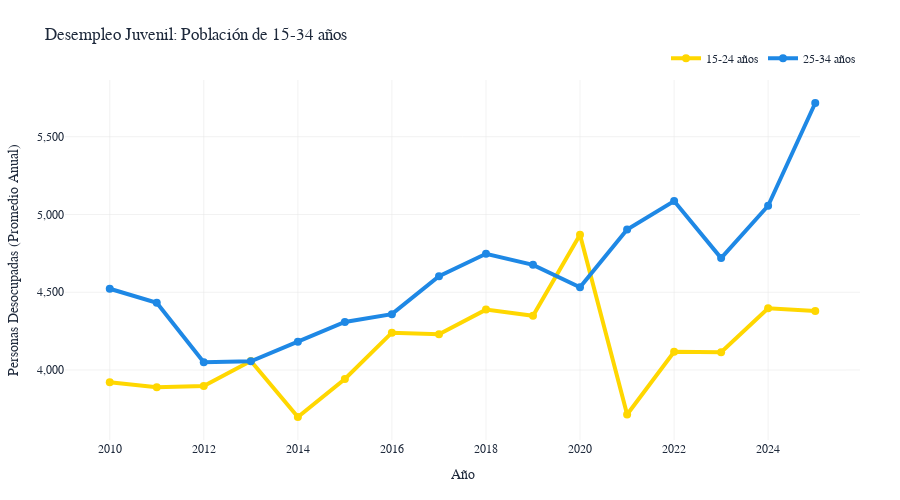

The code cell stored with this chart in its notebook:
### Markdown cell above
## 📊 Análisis por Tramo Etario

### Code cell
# === ANÁLISIS POR TRAMO ETARIO - SIMPLE Y CLARO ===
print("🔍 LIMPIANDO Y PREPARANDO DATOS...")

# Limpiar y preparar datos
df_edad = df[df["dimension"] == "tramo_edad"].copy()
df_edad["periodo"] = pd.to_datetime(df_edad["periodo"].astype(str).str[:10])

# Eliminar valores atípicos extremos (outliers)
Q1 = df_edad['valor'].quantile(0.25)
Q3 = df_edad['valor'].quantile(0.75)
IQR = Q3 - Q1
limite_inferior = Q1 - 1.5 * IQR
limite_superior = Q3 + 1.5 * IQR

# Filtrar datos anómalos
df_edad_limpio = df_edad[(df_edad['valor'] >= limite_inferior) & (df_edad['valor'] <= limite_superior)].copy()

# Etiquetas más simples
etiquetas_simples = {
    "Y15T24": "15-24 años",
    "Y25T34": "25-34 años", 
    "Y35T44": "35-44 años",
    "Y45T54": "45-54 años",
    "Y55T64": "55-64 años",
    "Y_GE65": "65+ años",
    "_T": "Total"
}

df_edad_limpio.loc[:, "grupo"] = df_edad_limpio["categoria"].map(etiquetas_simples)
df_final = df_edad_limpio[df_edad_limpio["grupo"] != "Total"]

print(f"✅ Datos limpios: {len(df_final)} registros")
print(f"📊 Rango de valores: {df_final['valor'].min():,.0f} - {df_final['valor'].max():,.0f}")

# GRÁFICO 1: SOLO LOS 2 GRUPOS MÁS JÓVENES
print("\n📈 GRÁFICO 1: POBLACIÓN JOVEN")

grupos_jovenes = ["15-24 años", "25-34 años"]
fig1 = go.Figure()

for i, grupo in enumerate(grupos_jovenes):
    data = df_final[df_final["grupo"] == grupo]
    
    # Promediar por año para suavizar la línea
    data_anual = data.groupby(data["periodo"].dt.year)["valor"].mean().reset_index()
    data_anual["periodo"] = pd.to_datetime(data_anual["periodo"], format='%Y')
    
    fig1.add_trace(go.Scatter(
        x=data_anual["periodo"],
        y=data_anual["valor"],
        mode='lines+markers',
        line=dict(color=economist_colors[i], width=4),
        marker=dict(size=8),
        name=grupo,
        hovertemplate=f'<b>{grupo}</b><br>Año: %{{x|%Y}}<br>Promedio: %{{y:,.0f}} personas<extra></extra>'
    ))

fig1 = apply_economist_style(fig1)
fig1.update_layout(
    title="Desempleo Juvenil: Población de 15-34 años",
    xaxis_title="Año",
    yaxis_title="Personas Desocupadas (Promedio Anual)",
    height=500,
    showlegend=True
)

fig1.update_yaxes(tickformat=',')
fig1.show()

### Figure 1 — Plotly figure (JSON) as saved in the notebook; plotly's stock layout.template omitted (floating-point values rounded to 4 significant figures)
{"data": [{"hovertemplate": "<b>15-24 años</b><br>Año: %{x|%Y}<br>Promedio: %{y:,.0f} personas<extra></extra>", "line": {"color": "#FFD700", "width": 4}, "marker": {"size": 8}, "mode": "lines+markers", "name": "15-24 años", "type": "scatter", "x": ["2010-01-01T00:00:00.000000000", "2011-01-01T00:00:00.000000000", "2012-01-01T00:00:00.000000000", "2013-01-01T00:00:00.000000000", "2014-01-01T00:00:00.000000000", "2015-01-01T00:00:00.000000000", "2016-01-01T00:00:00.000000000", "2017-01-01T00:00:00.000000000", "2018-01-01T00:00:00.000000000", "2019-01-01T00:00:00.000000000", "2020-01-01T00:00:00.000000000", "2021-01-01T00:00:00.000000000", "2022-01-01T00:00:00.000000000", "2023-01-01T00:00:00.000000000", "2024-01-01T00:00:00.000000000", "2025-01-01T00:00:00.000000000"], "y": [3921.0, 3890.0, 3897.0, 4058.0, 3698.0, 3942.0, 4240.0, 4230.0, 4388.0, 4348.0, 4869.0, 3715.0, 4118.0, 4115.0, 4398.0, 4380.0]}, {"hovertemplate": "<b>25-34 años</b><br>Año: %{x|%Y}<br>Promedio: %{y:,.0f} personas<extra></extra>", "line": {"color": "#1E88E5", "width": 4}, "marker": {"size": 8}, "mode": "lines+markers", "name": "25-34 años", "type": "scatter", "x": ["2010-01-01T00:00:00.000000000", "2011-01-01T00:00:00.000000000", "2012-01-01T00:00:00.000000000", "2013-01-01T00:00:00.000000000", "2014-01-01T00:00:00.000000000", "2015-01-01T00:00:00.000000000", "2016-01-01T00:00:00.000000000", "2017-01-01T00:00:00.000000000", "2018-01-01T00:00:00.000000000", "2019-01-01T00:00:00.000000000", "2020-01-01T00:00:00.000000000", "2021-01-01T00:00:00.000000000", "2022-01-01T00:00:00.000000000", "2023-01-01T00:00:00.000000000", "2024-01-01T00:00:00.000000000", "2025-01-01T00:00:00.000000000"], "y": [4522.0, 4432.0, 4049.0, 4056.0, 4183.0, 4309.0, 4359.0, 4603.0, 4747.0, 4676.0, 4533.0, 4903.0, 5086.0, 4720.0, 5056.0, 5717.0]}], "layout": {"font": {"color": "#1e293b", "family": "Georgia, serif"}, "height": 500, "legend": {"font": {"family": "Georgia, serif"}, "orientation": "h", "x": 1, "xanchor": "right", "y": 1.02, "yanchor": "bottom"}, "margin": {"b": 60, "l": 60, "r": 40, "t": 80}, "paper_bgcolor": "white", "plot_bgcolor": "white", "showlegend": true, "title": {"text": "Desempleo Juvenil: Población de 15-34 años"}, "xaxis": {"gridcolor": "#E5E5E5", "gridwidth": 0.5, "showgrid": true, "tickfont": {"family": "Georgia, serif"}, "title": {"text": "Año"}}, "yaxis": {"gridcolor": "#E5E5E5", "gridwidth": 0.5, "showgrid": true, "tickfont": {"family": "Georgia, serif"}, "tickformat": ",", "title": {"text": "Personas Desocupadas (Promedio Anual)"}}}}
